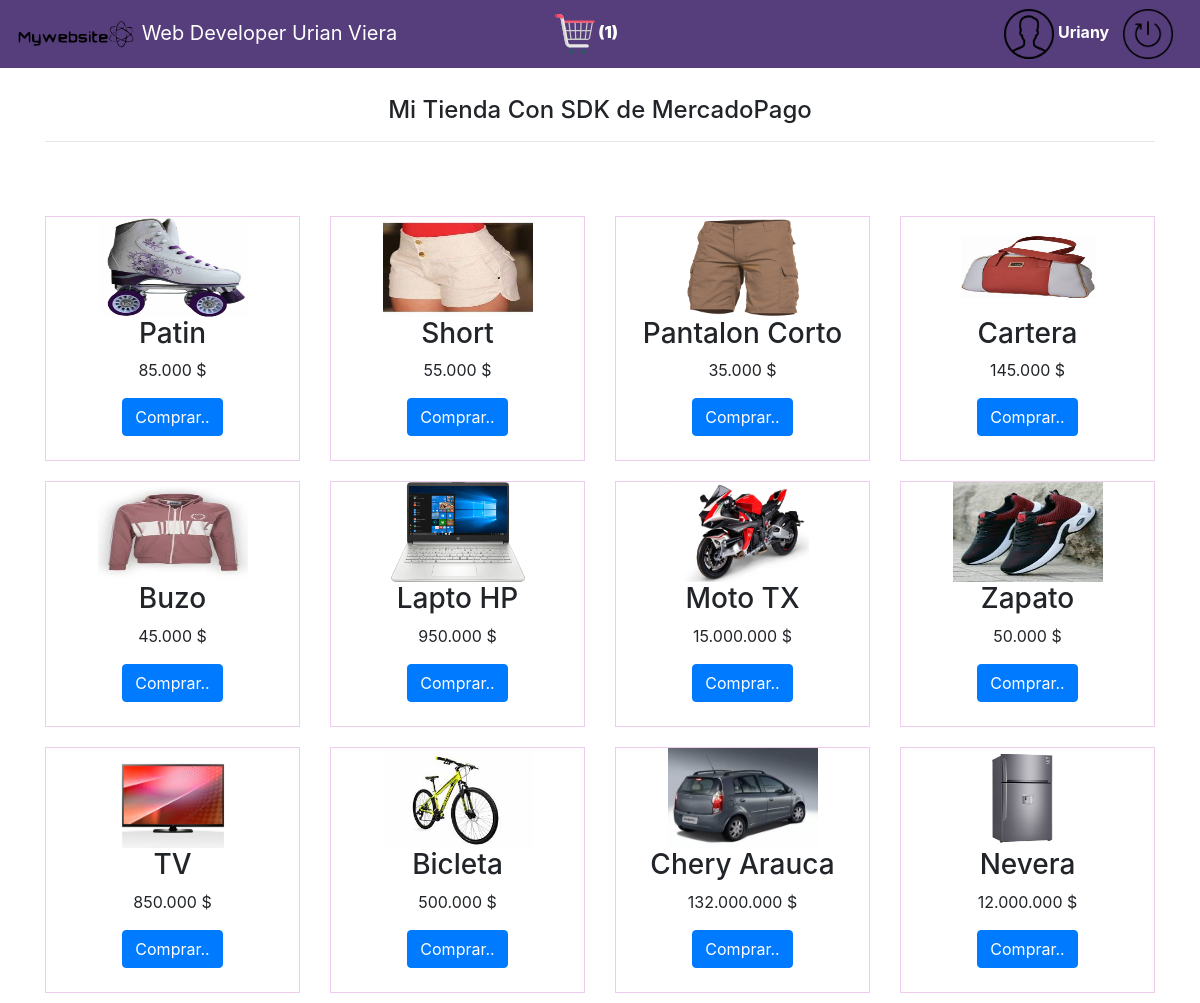
/index.php (signed in), run on the app's committed database.
### tables this page shows
CREATE TABLE `productos` (
  `id` int(10) NOT NULL,
  `name` varchar(50) DEFAULT NULL,
  `precio` varchar(50) DEFAULT NULL,
  `imagen` varchar(100) DEFAULT NULL
);

### index.php (the view, shortened to what this page needs)
<?php
include('config.php');
?>
<!DOCTYPE html>
<html>
<head>
    <link rel="stylesheet" href="https://stackpath.bootstrapcdn.com/bootstrap/4.3.1/css/bootstrap.min.css">
</head>
<body>
<nav class="navbar navbar-expand-md navbar-dark bg-dark fixed-top" style="background-color: #563d7c !important;">
  <span class="navbar-brand">
      <img src="img/logo-mywebsite-urian-viera.svg" alt="Web Developer Urian Viera" width="120">
        Web Developer Urian Viera
  </span>
<table style="width: 70%;">
    <tr>
        <th style="text-align: center; width: 45%;">
            <strong id="resp" style="color: #fefefe;">
                <?php
                if (isset($_SESSION['user']) != "") {
                $cod_user =  $_SESSION['cod_user'];
                $Product = ("SELECT SUM( cantidad ) AS cantidaP FROM temporalproducts WHERE cod_user='".$cod_user."' ");
                $MisProducts = mysqli_query($con, $Product);
                $arrayProd = mysqli_fetch_array($MisProducts);
                echo "<a href='MisProduct.php' style='color:#fefefe;'><img src='img/a.svg' style='width: 40px;'> (". ($arrayProd['cantidaP'] + 0 ) .")</a>";
                  }else{
                    echo "<img src='img/a.svg' style='width: 40px;'> ( 0 )";
                } ?>
            </strong>
        </th>
        <th>
            <div style="float: right">
            <?php if (isset($_SESSION['user']) != "") { ?>
            <img src="img/user.png" alt="" style="width: 50px;">
            <span style="color: white"><?php  echo ucwords($_SESSION['user']); ?></span>
            <a href="salir.php" style="padding: 0px 10px;">
                <img src="img/exit.png" alt="" style="width: 50px;">
            </a>
            <?php } ?>
            </div>
        </th>
    </tr>
</table>
</nav>
<br><br>
<div class="container">
<br><br>
<h4 class="text-center">Mi Tienda Con SDK de MercadoPago</h4>
<hr>
<br><br>
<div class="row">
<?php
$ConsultarProduct = ("SELECT * FROM productos ORDER BY id DESC");
$jqueryProduct = mysqli_query($con, $ConsultarProduct);
?>
<?php
while ($Product = mysqli_fetch_array($jqueryProduct)) { ?>
 <div class="col-md-3">
    <div class="thumbnail" style="text-align: center;border: 1px solid #ece; margin: 10px 0px;">
      <img src="<?php echo $Product['imagen']; ?>" id="<?php echo $Product['id']; ?>" alt="..." style="width: 150px; height: 100px;">
      <div class="caption">
        <h3><?php echo $Product['name'];  ?></h3>
        <p>
            <?php echo number_format($Product['precio'], 0, ",", "."); ?> $</p>
        <button type="submit"  class="botoncompar btn btn-primary" id="<?php echo $Product['id']; ?>">Comprar..</button>
        <br><br>
      </div>
    </div>
  </div>
<?php } ?>
</div>
</body>
</html>

### data on the page
productos: imagen (picture), name "Patin", precio "85.000"
productos: imagen (picture), name "Short", precio "55.000"
productos: imagen (picture), name "Pantalon Corto", precio "35.000"
productos: imagen (picture), name "Cartera", precio "145.000"
productos: imagen (picture), name "Buzo", precio "45.000"
productos: imagen (picture), name "Lapto HP", precio "950.000"
productos: imagen (picture), name "Moto TX", precio "15.000.000"
productos: imagen (picture), name "Zapato", precio "50.000"
productos: imagen (picture), name "TV", precio "850.000"
productos: imagen (picture), name "Bicleta", precio "500.000"
productos: imagen (picture), name "Chery Arauca", precio "132.000.000"
productos: imagen (picture), name "Nevera", precio "12.000.000"

### other printed values
$arrayProd['cantidaP'] + 0 "1"
$_SESSION['user'] "Uriany"
